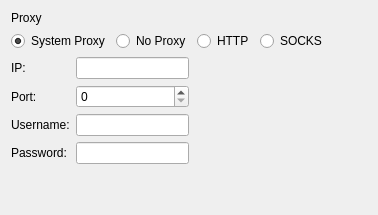
       <widget class="QWidget" name="tabProxy">
        <attribute name="title">
         <string>Proxy</string>
        </attribute>
        <layout class="QGridLayout" name="gridLayout_3">
         <item row="0" column="0">
          <layout class="QVBoxLayout" name="verticalLayout_5">
           <item>
            <widget class="QLabel" name="labelProxy">
             <property name="text">
              <string>Proxy</string>
             </property>
            </widget>
           </item>
           <item>
            <layout class="QHBoxLayout" name="horizontalLayout_6">
             <item>
              <layout class="QHBoxLayout" name="horizontalLayout_4">
               <item>
                <widget class="QRadioButton" name="radProSystemProxy">
                 <property name="text">
                  <string>System Proxy</string>
                 </property>
                 <property name="checked">
                  <bool>true</bool>
                 </property>
                </widget>
               </item>
               <item>
                <widget class="QRadioButton" name="radProNoProxy">
                 <property name="text">
                  <string>No Proxy</string>
                 </property>
                </widget>
               </item>
               <item>
                <widget class="QRadioButton" name="radProHTTP">
                 <property name="text">
                  <string>HTTP</string>
                 </property>
                </widget>
               </item>
               <item>
                <widget class="QRadioButton" name="radProSOCKS">
                 <property name="text">
                  <string>SOCKS</string>
                 </property>
                </widget>
               </item>
              </layout>
             </item>
             <item>
              <spacer name="horizontalSpacer">
               <property name="orientation">
                <enum>Qt::Orientation::Horizontal</enum>
               </property>
               <property name="sizeHint" stdset="0">
                <size>
                 <width>40</width>
                 <height>20</height>
                </size>
               </property>
              </spacer>
             </item>
            </layout>
           </item>
           <item>
            <layout class="QHBoxLayout" name="horizontalLayout_5">
             <item>
              <layout class="QHBoxLayout" name="horizontalLayout_3">
               <item>
                <layout class="QVBoxLayout" name="verticalLayout_3">
                 <item>
                  <widget class="QLabel" name="labelProIP">
                   <property name="text">
                    <string>IP:</string>
                   </property>
                  </widget>
                 </item>
                 <item>
                  <widget class="QLabel" name="labelProPort">
                   <property name="text">
                    <string>Port:</string>
                   </property>
                  </widget>
                 </item>
                 <item>
                  <widget class="QLabel" name="labelProUsername">
                   <property name="text">
                    <string>Username:</string>
                   </property>
                  </widget>
                 </item>
                 <item>
                  <widget class="QLabel" name="labelProPassword">
                   <property name="text">
                    <string>Password:</string>
                   </property>
                  </widget>
                 </item>
                </layout>
               </item>
               <item>
                <layout class="QVBoxLayout" name="verticalLayout_4">
                 <item>
                  <widget class="QLineEdit" name="edtProIP"/>
                 </item>
                 <item>
                  <widget class="QSpinBox" name="spnProPort">
                   <property name="maximum">
                    <number>999999999</number>
                   </property>
                  </widget>
                 </item>
                 <item>
                  <widget class="QLineEdit" name="edtProUsername"/>
                 </item>
                 <item>
                  <widget class="QLineEdit" name="edtProPassword"/>
                 </item>
                </layout>
               </item>
              </layout>
             </item>
             <item>
              <spacer name="horizontalSpacer_2">
               <property name="orientation">
                <enum>Qt::Orientation::Horizontal</enum>
               </property>
               <property name="sizeHint" stdset="0">
                <size>
                 <width>40</width>
                 <height>20</height>
                </size>
               </property>
              </spacer>
             </item>
            </layout>
           </item>
           <item>
            <spacer name="verticalSpacer_3">
             <property name="orientation">
              <enum>Qt::Orientation::Vertical</enum>
             </property>
             <property name="sizeHint" stdset="0">
              <size>
               <width>20</width>
               <height>40</height>
              </size>
             </property>
            </spacer>
           </item>
          </layout>
         </item>
        </layout>
       </widget>
